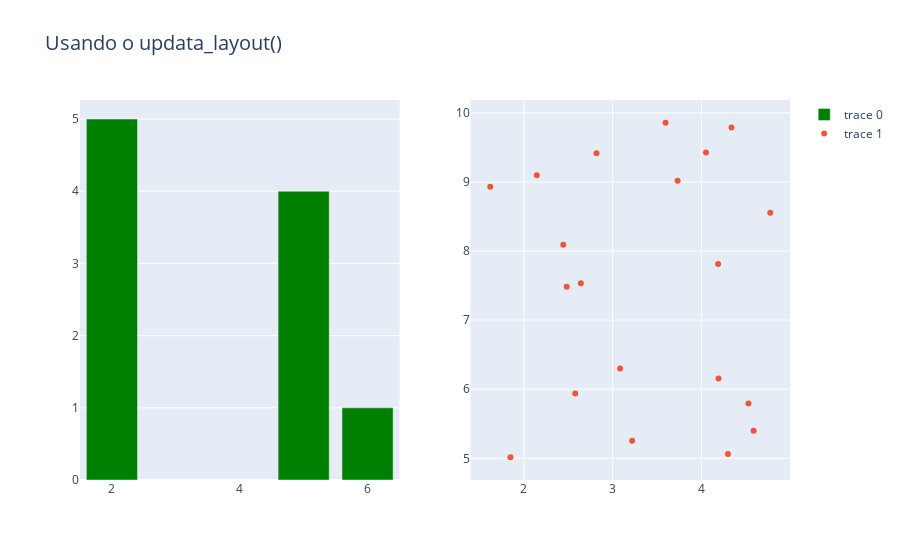

This figure's notebook cell:
### Markdown cell above
### 2.3. Utilizando o Make Subplots

### Code cell
import numpy as np
from plotly.subplots import make_subplots
# go.Figure()

fig = make_subplots(rows=1, cols=2)

fig.add_trace(
    go.Bar(y=[1, 4, 5], x=[6, 5, 2], marker_color='green'),
    row=1, col=1
)

fig.add_trace(
    go.Scatter(
        x=np.random.uniform(1, 5, size=20),
        y=np.random.uniform(5, 10, size=20),
        mode='markers'),
    row=1, col=2
)

fig.update_layout(
    title_text="Usando o updata_layout()",
    title_font_size=20
)

fig.show()

### Figure 1 — Plotly figure (JSON) as saved in the notebook; plotly's stock layout.template omitted (floating-point values rounded to 4 significant figures)
{"data": [{"marker": {"color": "green"}, "type": "bar", "x": [6, 5, 2], "xaxis": "x", "y": [1, 4, 5], "yaxis": "y"}, {"mode": "markers", "type": "scatter", "x": [4.339, 4.299, 3.732, 3.596, 4.776, 2.642, 2.818, 4.53, 3.084, 1.621, 2.146, 2.444, 4.588, 2.483, 4.189, 3.22, 4.051, 1.848, 4.193, 2.579], "xaxis": "x2", "y": [9.79, 5.062, 9.019, 9.857, 8.555, 7.533, 9.417, 5.792, 6.299, 8.932, 9.096, 8.091, 5.4, 7.483, 7.815, 5.253, 9.427, 5.016, 6.156, 5.937], "yaxis": "y2"}], "layout": {"title": {"font": {"size": 20}, "text": "Usando o updata_layout()"}, "xaxis": {"anchor": "y", "domain": [0, 0.45]}, "xaxis2": {"anchor": "y2", "domain": [0.55, 1]}, "yaxis": {"anchor": "x", "domain": [0, 1]}, "yaxis2": {"anchor": "x2", "domain": [0, 1]}}}
